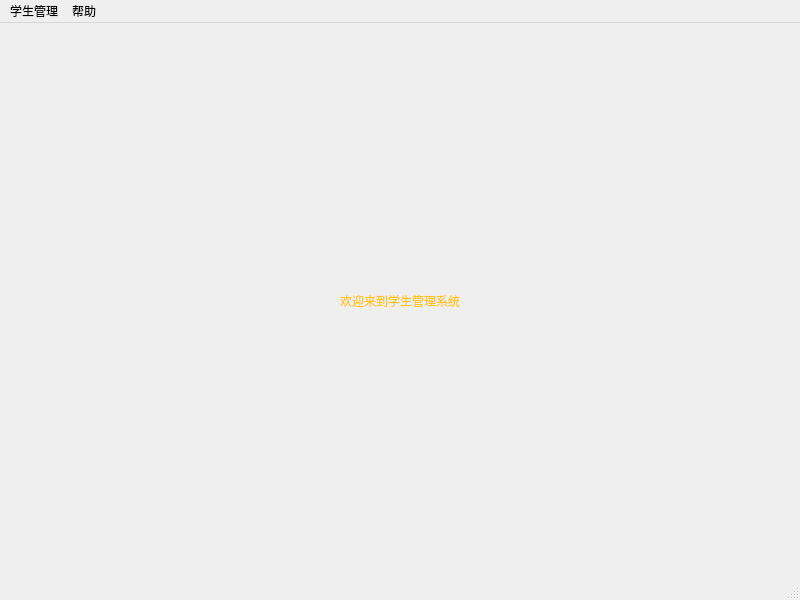
<?xml version="1.0" encoding="UTF-8"?>
<ui version="4.0">
 <class>MainWindow</class>
 <widget class="QMainWindow" name="MainWindow">
  <property name="geometry">
   <rect>
    <x>0</x>
    <y>0</y>
    <width>800</width>
    <height>600</height>
   </rect>
  </property>
  <property name="windowTitle">
   <string>学生管理系统</string>
  </property>
  <widget class="QWidget" name="centralwidget">
   <layout class="QVBoxLayout" name="verticalLayout">
    <item>
     <widget class="QLabel" name="label">
      <property name="styleSheet">
       <string notr="true">font: 36pt &quot;微软雅黑&quot;;
color: rgb(255, 197, 21);</string>
      </property>
      <property name="text">
       <string>欢迎来到学生管理系统</string>
      </property>
      <property name="alignment">
       <set>Qt::AlignCenter</set>
      </property>
     </widget>
    </item>
   </layout>
  </widget>
  <widget class="QMenuBar" name="menubar">
   <property name="geometry">
    <rect>
     <x>0</x>
     <y>0</y>
     <width>800</width>
     <height>22</height>
    </rect>
   </property>
   <widget class="QMenu" name="menu">
    <property name="title">
     <string>学生管理</string>
    </property>
    <addaction name="actionaddStu"/>
    <addaction name="actionqueryStu"/>
   </widget>
   <widget class="QMenu" name="menu_2">
    <property name="title">
     <string>帮助</string>
    </property>
    <addaction name="actionabout"/>
   </widget>
   <addaction name="menu"/>
   <addaction name="menu_2"/>
  </widget>
  <widget class="QStatusBar" name="statusbar"/>
  <action name="actionaddStu">
   <property name="text">
    <string>addStu</string>
   </property>
  </action>
  <action name="actionqueryStu">
   <property name="text">
    <string>queryStu</string>
   </property>
  </action>
  <action name="actionabout">
   <property name="text">
    <string>about</string>
   </property>
  </action>
  <action name="actiondocument">
   <property name="text">
    <string>document</string>
   </property>
  </action>
 </widget>
 <resources/>
 <connections/>
</ui>
